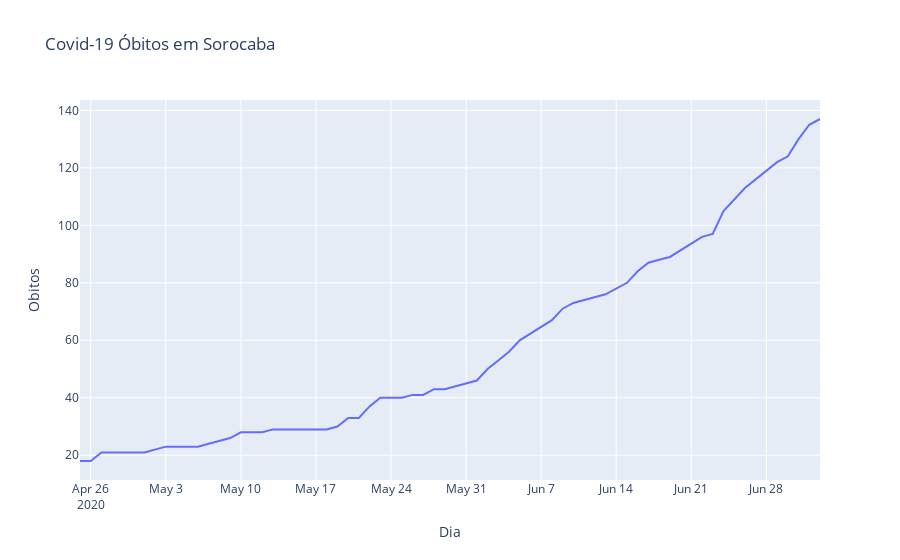

The cell this chart's notebook holds for it:
### Code cell
import pandas as pd
import plotly.express as px

dataf = pd.read_csv('../dados/planilha_csv/dados.csv')

fig = px.line(dataf, x = 'Dia', y = 'Obitos', title='Covid-19 Óbitos em Sorocaba')


fig.show()

### Figure 1 — Plotly figure (JSON) as saved in the notebook; plotly's stock layout.template omitted (floating-point values rounded to 4 significant figures)
{"data": [{"hovertemplate": "Dia=%{x}<br>Obitos=%{y}<extra></extra>", "legendgroup": "", "line": {"color": "#636efa", "dash": "solid"}, "mode": "lines", "name": "", "orientation": "v", "showlegend": false, "type": "scatter", "x": ["2020-04-25", "2020-04-26", "2020-04-27", "2020-04-28", "2020-04-29", "2020-04-30", "2020-05-01", "2020-05-03", "2020-05-04", "2020-05-05", "2020-05-06", "2020-05-07", "2020-05-08", "2020-05-09", "2020-05-10", "2020-05-11", "2020-05-12", "2020-05-13", "2020-05-14", "2020-05-15", "2020-05-17", "2020-05-18", "2020-05-19", "2020-05-20", "2020-05-21", "2020-05-22", "2020-05-23", "2020-05-25", "2020-05-26", "2020-05-27", "2020-05-28", "2020-05-29", "2020-06-01", "2020-06-02", "2020-06-03", "2020-06-04", "2020-06-05", "2020-06-08", "2020-06-09", "2020-06-10", "2020-06-13", "2020-06-15", "2020-06-16", "2020-06-17", "2020-06-18", "2020-06-19", "2020-06-22", "2020-06-23", "2020-06-24", "2020-06-25", "2020-06-26", "2020-06-29", "2020-06-30", "2020-07-01", "2020-07-02", "2020-07-03"], "xaxis": "x", "y": [18, 18, 21, 21, 21, 21, 21, 23, 23, 23, 23, 24, 25, 26, 28, 28, 28, 29, 29, 29, 29, 29, 30, 33, 33, 37, 40, 40, 41, 41, 43, 43, 46, 50, 53, 56, 60, 67, 71, 73, 76, 80, 84, 87, 88, 89, 96, 97, 105, 109, 113, 122, 124, 130, 135, 137], "yaxis": "y"}], "layout": {"legend": {"tracegroupgap": 0}, "title": {"text": "Covid-19 Óbitos em Sorocaba"}, "xaxis": {"anchor": "y", "domain": [0, 1], "title": {"text": "Dia"}}, "yaxis": {"anchor": "x", "domain": [0, 1], "title": {"text": "Obitos"}}}}
